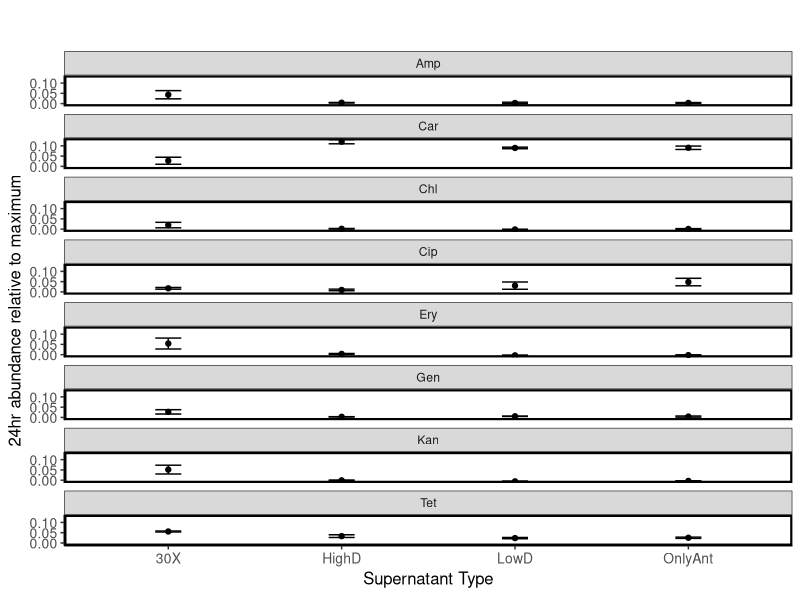
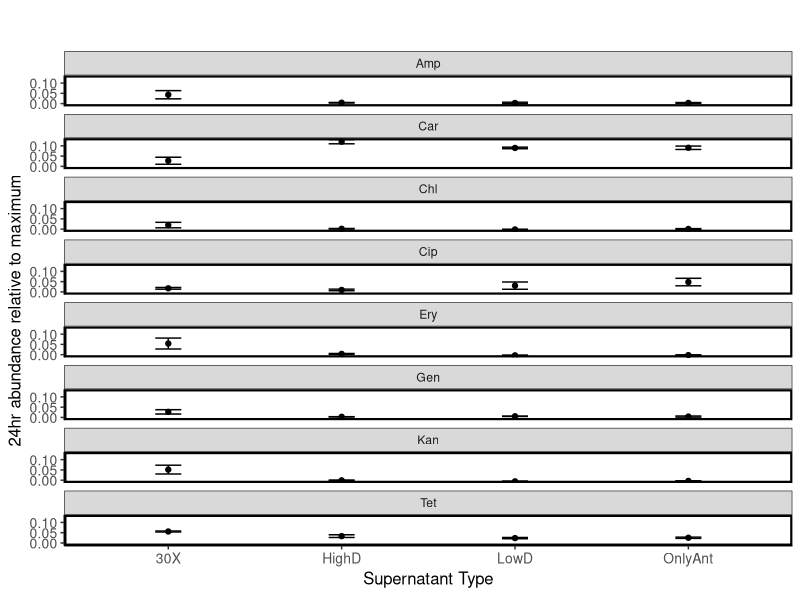

Write the R code that produced these figures, in order.
# Analisys on experimental data to assess cross-protective interactions via culturing the Lp species 
#in Ca's supernatant in the presence of antibiotics.

library(reshape)
library(stringr)
library(dplyr)
library(plotrix)
library(ggplot2)

#OD BACKGROUND OF MEDIA WITH AND WITHOUT ANTIBIOTICS
Day2Background <- read.table ('Day2_NoCells_AntibioticBackground.dat', header=F, sep = "\t", dec = ".")
Day2Background <- Day2Background[,2:13] 
#Columns 1-3 are for media + 16X antibiotic concentration. This one actually comes 50% from fresh media with antibiotics + 50% of media that spent the last 24hr at 30C, as in supernatant experiment 
#Columns 4-6 are for media + 1X antibiotic concentration. 100% fresh media with antibiotics, since I had not enough volume to mix it with media from the previous day controls (which I used to add cells to).
#Columns 7-9 are for a 1/8 dilution of the media in columns 4-6.
#Columns 10-12 are for Base Medium background (no antibiotics, no cells).
colnames(Day2Background) <- c('16Xa', '16Xb','16Xc','1Xa','1Xb','1Xc','1_8Xb','1_8Xb','1_8c','BMa','BMb', 'BMc')
rownames(Day2Background) <- c('Ery', 'Chl', 'Gen', 'Amp', 'Kan', 'Car', 'Tet', 'Cip')

Day2Background[,13] <-rowMeans(Day2Background[,1:3],na.rm=TRUE)  
Day2Background[,14] <-rowMeans(Day2Background[,4:6],na.rm=TRUE)  
Day2Background[,15] <-rowMeans(Day2Background[,7:9],na.rm=TRUE)  
Day2Background[,16] <-rowMeans(Day2Background[,10:12],na.rm=TRUE)  
colnames(Day2Background)[13:16] <- c('Bg16X','Bg1X','Bg1_8X','BgBM')
BMbackground<-mean(Day2Background[,16])

#From the output .csv in Fig. S12, measure the final OD of Ca in the absence of interactions and antibiotics
LpEco <- read.csv('LpEco.csv')
LpK = LpEco[11:13]# Carrying capacity as OD in absence of antibiotics
LpK[7:12,1] = LpK[1:6,2]
LpK[13:18,1] = LpK[1:6,3]
LpK = LpK[,-(2:3)]
LpMeanK = mean(LpK)
LpErrK = sd(LpK)/sqrt(18)


#OD Lp cells in 1X antibiotics, Ca Supernatant
Day2Lp_1X_in_CaS <- read.table ('Day2_Lp_in_1X_CaSupernatant.dat', header=F, sep = "\t", dec = ".")
colnames(Day2Lp_1X_in_CaS) <- c('Antibiotic','30X_1', '30X_2','30X_3','HighD_1','HighD_2','HighD_3','LowD_1','LowD_2','LowD_3','OnlyAnt_1','OnlyAnt_2', 'OnlyAnt_3')
Day2Lp_1X_in_CaS[1] <- c('Ery', 'Chl', 'Gen', 'Amp', 'Kan', 'Car', 'Tet', 'Cip')
#Subtract background OD for each antibiotic
for (i in 2:13){
  Day2Lp_1X_in_CaS[i] <- Day2Lp_1X_in_CaS[i] - Day2Background[14]
}

Lp_1X_in_CaS <-  as.data.frame( melt(Day2Lp_1X_in_CaS,  id.vars=c('Antibiotic'),  value.name="OD")) #formatting
#add replicate indexing
Lp_1X_in_CaS[,4] <- substr(Lp_1X_in_CaS[,2], nchar(as.character(Lp_1X_in_CaS[,2])),nchar(as.character(Lp_1X_in_CaS[,2])))
#remove replicate indexing from column 2
Lp_1X_in_CaS[,2] <- substr(Lp_1X_in_CaS[,2], 1,nchar(as.character(Lp_1X_in_CaS[,2]))-2)
colnames(Lp_1X_in_CaS) <- c('Antibiotic','Supernatant', 'OD', 'Replicate')

#Lp cells in 1X Ca supernatant
#Mean and StError for each Antibiotic&Supernatant condition
AntibClass <- unlist(Lp_1X_in_CaS[1] %>% unique)  # unique is creating a list, but we need a vector, so we also use unlist()
SupernClass <- unlist(dplyr::distinct(Lp_1X_in_CaS[2])) #alternative way of getting unique values
Stats1XLp_in_Ca <- data.frame(Antibiotic = c('Chl','Chl'),Supernatant=c('HighD','LowD'), MeanOD=c(0.1,0.5),StErrOD=c(0.01,0.02))
replicates <- 3  
for (anti in 1:length(AntibClass)){
  for (super in 1:length(SupernClass)){
    Stats1XLp_in_Ca[super+(anti-1)*length(SupernClass),1] <- AntibClass[anti]
    Stats1XLp_in_Ca[super+(anti-1)*length(SupernClass),2] <- SupernClass[super]
    Stats1XLp_in_Ca[super+(anti-1)*length(SupernClass),3] <- mean(Lp_1X_in_CaS[Lp_1X_in_CaS[,1]== AntibClass[anti] & Lp_1X_in_CaS[,2]== SupernClass[super],3])
    Stats1XLp_in_Ca[super+(anti-1)*length(SupernClass),4] <-   sd(Lp_1X_in_CaS[Lp_1X_in_CaS[,1]== AntibClass[anti] & Lp_1X_in_CaS[,2]== SupernClass[super],3])/sqrt(replicates)
  }
} 


#Plot
Plot1XLp <- ggplot(subset(Stats1XLp_in_Ca), aes(x= Supernatant, y= MeanOD/LpMeanK, group= Supernatant))
background <- theme_bw() + theme ( panel.grid.minor=element_blank(), panel.grid.major=element_blank(), axis.line= element_line(colour="black"), panel.border = element_rect (colour="black", size=1.5), axis.text=element_text(size=10), axis.title=element_text(size=12), title=element_text(size=22))
titulos<- labs(title="", x=expression(paste("Supernatant Type")), y=expression(paste("24hr abundance relative to maximum")))
escalaY <- scale_y_continuous(breaks = pretty(Stats1XLp_in_Ca$MeanOD/LpMeanK, n = 2), limits = c(0, NA))
escalaY <- scale_y_continuous(breaks = pretty(Stats1XLp_in_Ca$MeanOD/LpMeanK, n = 2))
couleur <- scale_colour_manual(values = c( 'gray'))
puntos <- geom_point()
barras <- geom_errorbar(aes(ymin= (MeanOD-StErrOD)/LpMeanK, ymax= (MeanOD+StErrOD)/LpMeanK, width=.15))
paneles <- facet_wrap(~ Antibiotic,  ncol=1)
plotii = Plot1XLp + background  + titulos + couleur + paneles + puntos + barras
plotii

pdf("F_S13C.pdf", width=2.5, height=10)
print(plotii)
dev.off()
